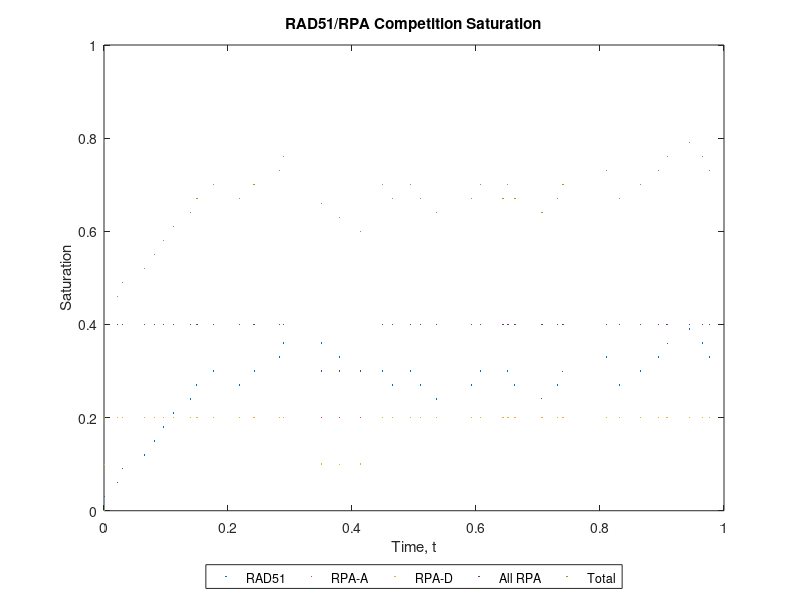

Recreate this plot in MATLAB.
clearvars
close all;

% This is the new model for the competition between RPA and RAD51
% nucleoproteins on ssDNA. It utilizes the Direct Gillespie Algorithm and
% tracks various saturations of the DNA lattice over time. RPA is split
% into two segments, A(which has a very strong affinity for ssDNA) and D
% (which has a lower affinity for ssDNA). Both proteins can bind and unbind
% whenever as long as there are available locations for it.

N = 100;   %length of ssDNA lattice
% RAD51 Parameters
RAD51 = 51; %value that will be stored on lattice to represent bound RAD51
n_RAD51 = 3;    %length of RAD51 protein
L_RAD51_Total = 2;  %total concentration of RAD51 in solution
Percent_M_RAD51 = 1;    %percentage of RAD51 solution which is monomers
w_RAD51 = 1;    %cooperativity parameter for RAD51
k_on_RAD51 = 1;     %kinetic rate constant for RAD51 binding to ssDNA
k_off_RAD51 = 1;    %kinetic rate constant for RAD51 dissociating from ssDNA

L_RAD51_M = L_RAD51_Total*Percent_M_RAD51;  %calculates concentration of RAD51 monomers
L_RAD51_D = L_RAD51_Total-L_RAD51_M;    %calculates concentration of RAD51 dimers

% RPA Parameters
RPA_A = 1;  %value to represent A piece of RPA on lattice
RPA_D = 3;  %value to represent D piece of RPA on lattice
n_A = 10;   %length of A component of RPA
n_D = 10;   %length of D component of RPA
L_RPA = 1;  %concentration of RPA in solution
w_RPA = 1;  %cooperativity parameter of RPA (for macroscopic binding)
k_on_RPAa = 10; %kinetic rate constant for RPA-A binding to ssDNA
k_on_RPAd = 8;  %kinetic rate constant for RPA-D binding to ssDNA
k_off_RPAa = 1; %kinetic rate constant for RPA-A dissociating from ssDNA
k_off_RPAd = 1; %kinetic rate constant for RPA-D dissociating from ssDNA

n_RPA = sum([n_A,n_D]);   %calculates total length of RPA molecule
%%%%%%%%%%%%%%%%%%%%%%%%%%%%%%%%%%%%%%%%%%%%%%%%%%%%%%%%%%%%%%%%%%%%%%%%%%%
% Memory Allocation
DNA = zeros(2,N);   %array to represent DNA
                    %top row is used to store locations of hinged open RPA-D
                    %bottom row actually represents the DNA itself
RAD51_Mon_BoundAtSpot = zeros(1,N); %array used to record where RAD51 Monomers are bound
RAD51_Dim_BoundAtSpot = zeros(1,N); %array used to record where RAD51 Dimers are bound on the lattice
RPA_A_BoundAtSpot = zeros(1,N); %array to record where RPA-A is actively bound
RPA_D_BoundAtSpot = zeros(1,N); %array to record where RPA-D is actively bound
RPA_D_HingedOpen = zeros(1,N);  %array to record where RPA-D is microscopically dissociated from lattice
MaxTime = 1;  %maximum time the simulation runs to
LocationHistory = zeros(14,1);  %Matrix used to store locations of all events. Same order as Full_Propensity

% Initial Values
t(1) = 0;   %initial time is zero
FracCover_RAD51(1) = 0; %initially no RAD51 is on the lattice
FracCover_RPA_A(1) = 0; %initially empty lattice
FracCover_RPA_D(1) = 0; %initially empty lattice
FracCover_RPA(1) = 0;   %initially no RPA on the lattice
FracCover_Total(1) = 0; %initially the lattice is empty
x_Bound_RAD51_M(1) = 0; %initially 0 RAD51 Monomers bound to lattice
x_Bound_RAD51_D(1) = 0; %initially 0 RAD51 Dimers bound to lattice
x_Bound_RPA_A(1) = 0;   %initially 0 RPA molecules bound to lattice
x_Bound_RPA_D(1) = 0;   %initially 0 RPA molecules bound to lattice
%%%%%%%%%%%%%%%%%%%%%%%%%%%%%%%%%%%%%%%%%%%%%%%%%%%%%%%%%%%%%%%%%%%%%%%%%%%

Event_Count = 0;    %counts how many events happen within the simulation
while max(t) <= MaxTime
    Event_Count = Event_Count+1;    %advances event counter
    
%%%%%%%%%%%%%%%%%%%%%%%%%%%%%%%%%%%%%%%%%%%%%%%%%%%%%%%%%%%%%%%%%%%%%%%%%%%
    SearchVars1 = {'Gap_Left','Gap_Right','Gap_Size','RAD51_M_Available_Gap_Edges','RAD51_D_Available_Gap_Edges','RPA_Available_Gap_Edges','RAD51_Mon_DC','RAD51_Dim_DC','RPA_DC','RAD51_Mon_SC','RAD51_Dim_SC','RPA_SC'};    %variables used in Search Process
    SearchVars2 = {'Gap_Size_RAD51_M','RAD51_M_Available_I_Gap_Edges','Gap_Size_RAD51_D','RAD51_D_Available_I_Gap_Edges','Gap_Size_RPA','RPA_Available_I_Gap_Edges','RAD51_Filament_Edges','RAD51_Filament_Lengths','RAD51_D_Filament_Locations','RAD51_D_Filament_Lengths','Monomers_per_Dimer_Filament'};    %more search variables
    clear SearchVars1;   %clear all search variables that would otherwise overlap
    clear SearchVars2;   %clear all search variables that would otherwise overlap
    
    Gap_Left = find(diff([1 DNA(2,:) 1])<0 & diff([1 DNA(2,:) 1]) ~= RPA_A-RPA_D & diff([1 DNA(2,:) 1]) ~=RPA_D-RAD51 & diff([1 DNA(2,:) 1]) ~= RPA_A-RAD51);    %left most available location of all gaps on lattice
    Gap_Right = find(diff([1 DNA(2,:) 1])>0 & diff([1 DNA(2,:) 1]) ~= RPA_D-RPA_A & diff([1 DNA(2,:) 1]) ~= RAD51-RPA_D & diff([1 DNA(2,:) 1]) ~= RAD51-RPA_A)-1; %right most available location of all gaps on lattice
    Gap_Size = (Gap_Right-Gap_Left)+1;    %calculates the size of each gap
    
    RAD51_M_Available_Gap_Edges = [Gap_Left(Gap_Size >= n_RAD51);Gap_Right(Gap_Size >= n_RAD51)];   %lists the left (1st row) and right (2nd row) edges
                                                                                                    %of gaps large enough for RAD51 monomers
    RAD51_D_Available_Gap_Edges = [Gap_Left(Gap_Size >= 2*n_RAD51);Gap_Right(Gap_Size >= 2*n_RAD51)];   %lists the left (1st row) and right (2nd row) edges
                                                                                                        %of gaps large enough for RAD51 dimers
    RPA_Available_Gap_Edges = [Gap_Left(Gap_Size >= n_RPA);Gap_Right(Gap_Size >= n_RPA)];   %lists left (1st row) and right (2nd row) edges of gaps
                                                                                            %large enough for an RPA protein to bind
    
    %Doubly Contiguous Search - Easiest
    RAD51_Mon_DC = Gap_Left(Gap_Size == n_RAD51 & Gap_Left > 1 & Gap_Left < N-(n_RAD51-1));   %all available RAD51 Mon. DC sites
    RAD51_Dim_DC = Gap_Left(Gap_Size == 2*n_RAD51 & Gap_Left > 1 & Gap_Left < N-(2*n_RAD51-1)); %all available RAD51 Dim. DC sites
    RPA_DC = Gap_Left(Gap_Size == n_RPA & Gap_Left > 1 & Gap_Left < N-(n_RPA-1));   %all available RPA DC sites
   
    %Singly Contiguous Search
    RAD51_Mon_SC = unique([RAD51_M_Available_Gap_Edges(1,:),RAD51_M_Available_Gap_Edges(2,:)-(n_RAD51-1)]); %position of all locations at the edges of gaps available for RAD51 Mon.
    RAD51_Mon_SC(ismember(RAD51_Mon_SC,RAD51_Mon_DC)) = [];     %clears location if it's already been recorded as a DC location
    if DNA(2,n_RAD51+1) ~= RAD51    %if the first location isn't SC...
        RAD51_Mon_SC(RAD51_Mon_SC == 1) = [];   %...clear it
    end
    if DNA(2,N-(n_RAD51-1)-1) ~= RAD51       %if the final available location on lattice isn't SC...
        RAD51_Mon_SC(RAD51_Mon_SC == N-(n_RAD51-1)) = [];   %...clear it
    end
    RAD51_Dim_SC = unique([RAD51_D_Available_Gap_Edges(1,:),RAD51_D_Available_Gap_Edges(2,:)-(2*n_RAD51-1)]);   %positions of all locations at the edges of gaps available for RAD51 Dim.
    RAD51_Dim_SC(ismember(RAD51_Dim_SC,RAD51_Dim_DC)) = [];     %clears locations that have already been counted as a DC location
    if DNA(2,2*n_RAD51+1) ~= RAD51    %if the first location isn't SC...
        RAD51_Dim_SC(RAD51_Dim_SC == 1) = [];   %...clear it
    end
    if DNA(2,N-(2*n_RAD51-1)-1) ~= RAD51       %if the final available location on lattice isn't SC...
        RAD51_Dim_SC(RAD51_Dim_SC == N-(2*n_RAD51-1)) = [];   %...clear it
    end
    RPA_SC = unique([RPA_Available_Gap_Edges(1,:),RPA_Available_Gap_Edges(2,:)-(n_RPA-1)]);   %positions of all locations at the edges of gaps available for RPA
    RPA_SC(ismember(RPA_SC,RPA_DC)) = [];     %clears locations that have already been counted as a DC location
    if DNA(2,n_RPA+1) ~= RPA_A   %if the first location isn't SC...
        RPA_SC(RPA_SC == 1) = [];   %...clear it
    end
    if DNA(2,N-(n_RPA-1)-1) ~= RPA_D       %if the final available location on lattice isn't SC...
        RPA_SC(RPA_SC == N-(n_RPA-1)) = [];   %...clear it
    end
    
    %Isolated Search
    RAD51_Mon_I = [];   %initializes an empty array for RAD51 monomer isolated available sites
    Gap_Size_RAD51_M = Gap_Size(Gap_Size > n_RAD51);    %gap sizes of gaps large enough for a RAD51 monomer to bind
    RAD51_M_Available_I_Gap_Edges = RAD51_M_Available_Gap_Edges(:,ismember(Gap_Size_RAD51_M,Gap_Size));  %lists of gap edges (left = 1st row, right = 2nd row) that are large enough for any isolated binding
    for a = 1:length(RAD51_M_Available_I_Gap_Edges(1,:))
        RAD51_Mon_I = [RAD51_Mon_I, RAD51_M_Available_I_Gap_Edges(1,a)+1:1:RAD51_M_Available_I_Gap_Edges(2,a)-n_RAD51]; %adds sequential locations that are isolated locations available for RAD51 Mon
    end
%     if DNA(2,n_RAD51+1) == 0   %if left end of lattice isn't SC...
%         RAD51_Mon_I = [1,RAD51_Mon_I];  %...add the first location to the list
%     end
%     if DNA(2,N-(n_RAD51+1)) == 0   %if the right end of the lattice isn't SC...
%         RAD51_Mon_I = [RAD51_Mon_I,N-(n_RAD51-1)];  %...add the last location to the list
%     end
    RAD51_Dim_I = [];   %initializes an empty array for RAD51 dimer isolated available sites
    Gap_Size_RAD51_D = Gap_Size(Gap_Size > 2*n_RAD51);    %gap sizes large enough for RAD51 Dimers
    RAD51_D_Available_I_Gap_Edges = RAD51_D_Available_Gap_Edges(:,ismember(Gap_Size_RAD51_D,Gap_Size));  %lists of gap edges (left = 1st row, right = 2nd row) that are large enough for any isolated binding
    for b = 1:length(RAD51_D_Available_I_Gap_Edges(1,:))
        RAD51_Dim_I = [RAD51_Dim_I, RAD51_D_Available_I_Gap_Edges(1,b)+1:1:RAD51_D_Available_I_Gap_Edges(2,b)-(2*n_RAD51)]; %adds sequential locations that are isolated locations available for RAD51 Dim
    end
%     if DNA(2,(2*n_RAD51)+1) == 0   %if left end of lattice isn't SC...
%         RAD51_Dim_I = [1,RAD51_Dim_I];  %...add the first location to the list
%     end
%     if DNA(2,N-(2*n_RAD51+1)) == 0   %if the right end of the lattice isn't SC...
%         RAD51_Dim_I = [RAD51_Dim_I,N-(2*n_RAD51-1)];  %...add the last location to the list
%     end
    RPA_I = [];   %initializes an empty array for RPA isolated available sites
    Gap_Size_RPA = Gap_Size(Gap_Size > n_RPA);  %gap sizes which are large enough for RPA isolated binding
    RPA_Available_I_Gap_Edges = RPA_Available_Gap_Edges(:,ismember(Gap_Size_RPA,Gap_Size));  %lists of gap edges (left = 1st row, right = 2nd row) that are large enough for any isolated binding
    for c = 1:length(RPA_Available_I_Gap_Edges(1,:))
        RPA_I = [RPA_I, RPA_Available_I_Gap_Edges(1,c)+1:1:RPA_Available_I_Gap_Edges(2,c)-n_RPA]; %adds sequential locations that are isolated locations available for RAD51 Mon
    end
%     if DNA(2,n_RPA+1) == 0   %if left end of lattice isn't SC...
%         RPA_I = [1,RPA_I];  %...add the first location to the list
%     end
%     if DNA(2,N-(n_RPA+1)) == 0   %if the right end of the lattice isn't SC...
%         RPA_I = [RPA_I,N-(n_RPA-1)];  %...add the last location to the list
%     end
    
    Populations = [numel(RAD51_Mon_I),numel(RAD51_Mon_SC),numel(RAD51_Mon_DC),numel(RAD51_Dim_I),numel(RAD51_Dim_SC),numel(RAD51_Dim_DC),numel(RPA_I),numel(RPA_SC),numel(RPA_DC)];
                %populations of the available locations listed in order
                % 1 - RAD51 Monomer Isolated
                % 2 - RAD51 Monomer Singly Contiguous
                % 3 - RAD51 Monomer Doubly Contiguous
                % 4 - RAD51 Dimer Isolated
                % 5 - RAD51 Dimer Singly Contiguous
                % 6 - RAD51 Dimer Doubly Contiguous
                % 7 - RPA Isolated
                % 8 - RPA Singly Contiguous
                % 9 - RPA Doubly Contiguous
                
    %RPA-D Availble Locations
    Free_for_RPA_D = [];    %initializes an array for where hinged open RPA-D can rebind to DNA
    for d = find(RPA_D_HingedOpen == 1)   %check each location where RPA-D is hinged open
        if DNA(2,d:d+(n_D-1)) == 0     %if no proteins are bound below hinged open RPA-D...
            Free_for_RPA_D = [Free_for_RPA_D,d];    %...adds location to store where RPA-D can rebind this event
        end
    end
    %Population of Bound Proteins
    x_Bound_RAD51_M(Event_Count) = numel(find(DNA(2,:) == RAD51))/n_RAD51;    %calculates how many RAD51 Monomers are actively bound to DNA
    x_Bound_RPA_A(Event_Count) = numel(find(DNA(2,:) == RPA_A))/n_A;    %calculates the number of bound RPA-A
    x_Bound_RPA_D(Event_Count) = numel(find(DNA(2,:) == RPA_D))/n_D;    %calculates the number of actively bound RPA-D
    %Search for RAD51 Dimers (Uses Filament Lengths)
    RAD51_Filament_Edges = [find(diff([0 DNA(2,:) 0]) == 51 | diff([0 DNA(2,:) 0]) == 50 | diff([0 DNA(2,:) 0]) == 48);find(diff([0 DNA(2,:) 0]) == -51 | diff([0 DNA(2,:) 0]) == -50 | diff([0 DNA(2,:) 0]) == -48)-1];  %edges of RAD51 filaments (left = 1st row; right = 2nd row)
    RAD51_Filament_Lengths = RAD51_Filament_Edges(2,:)-RAD51_Filament_Edges(1,:)+1; %length of each RAD51 Filament on the lattice
    RAD51_D_Filament_Locations = RAD51_Filament_Edges(1,RAD51_Filament_Lengths > n_RAD51);  %location of all filaments which contain a dimer
    RAD51_D_Filament_Lengths = RAD51_Filament_Lengths(RAD51_Filament_Lengths > n_RAD51);   %length of RAD51 filaments which contain a dimer
    Monomers_per_Dimer_Filament = RAD51_D_Filament_Lengths./n_RAD51;    %number of monomers in each filament that contains a dimer
    Left_RAD51_Dimer_Filament = []; %initializes array to record locations of dimers in filaments
    if numel(RAD51_D_Filament_Locations) > 0   %if there are any filaments containing dimers...
        for e = 1:numel(RAD51_D_Filament_Locations)     %...check each one to add it to the list of dimer locations
            if RAD51_D_Filament_Lengths(e) == 2*n_RAD51    %if there's only one dimer in the filament...
                Left_RAD51_Dimer_Filament = [Left_RAD51_Dimer_Filament,RAD51_D_Filament_Locations(e)];  %...then record the location of that dimer   %...then record that there is a dimer bound at corresponding location
            else   %...otherwise we have to check each monomer location
                for f = 1:Monomers_per_Dimer_Filament(e)-1     %record that there's a possible dimer at each monomer location (except the last one)
                    Left_RAD51_Dimer_Filament = [Left_RAD51_Dimer_Filament,RAD51_D_Filament_Locations(e)+((f-1)*n_RAD51)];  %record location of the beginning of each dimer within the filament
                end
            end
        end
    end
    RAD51_Dim_BoundAtSpot(Left_RAD51_Dimer_Filament) = 1;   %records where all possible dimers are located
    x_Bound_RAD51_D(Event_Count) = numel(find(RAD51_Dim_BoundAtSpot == 1)); %number of RAD51 Dimers bound to lattice
%%%%%%%%%%%%%%%%%%%%%%%%%%%%%%%%%%%%%%%%%%%%%%%%%%%%%%%%%%%%%%%%%%%%%%%%%%%
    Macro_Propensity = [k_on_RAD51*L_RAD51_M,k_on_RAD51*L_RAD51_M*w_RAD51,k_on_RAD51*L_RAD51_M*(w_RAD51^2),k_on_RAD51*L_RAD51_D,k_on_RAD51*L_RAD51_D*w_RAD51,k_on_RAD51*L_RAD51_D*(w_RAD51^2),k_on_RPAa*L_RPA,k_on_RPAa*L_RPA*w_RPA,k_on_RPAa*(w_RPA^2)].*Populations;  %propensity functions for macroscopic reactions
    Unbinding_Propensity = [k_off_RAD51*x_Bound_RAD51_M(Event_Count),k_off_RAD51*x_Bound_RAD51_D(Event_Count),k_off_RPAa*x_Bound_RPA_A(Event_Count),k_off_RPAd*x_Bound_RPA_D(Event_Count)];   %propensity functions of unbinding reactions
                % 1 - RAD51 Monomer Unbinding
                % 2 - RAD51 Dimer Unbinding
                % 3 - RPA Macroscopically Dissociating
                % 4 - RPA-D Microscopically Dissociating
    Micro_Propensity = k_on_RPAd*numel(Free_for_RPA_D);   %propensity function for RPA-D rebinding (hinging closed)
    Full_Propensity = [Macro_Propensity, Unbinding_Propensity, Micro_Propensity];  %full listing of propensity functions for the simulation
                % 1 - RAD51 Monomer I Binding
                % 2 - RAD51 Monomer SC Binding
                % 3 - RAD51 Monomer DC Binding
                % 4 - RAD51 Dimer I Binding
                % 5 - RAD51 Dimer SC Binding
                % 6 - RAD51 Dimer DC Binding
                % 7 - RPA Macro I Binding
                % 8 - RPA Macro SC Binding
                % 9 - RPA Macro DC Binding
                % 10 - RAD51 Monomer Unbinding
                % 11 - RAD51 Dimer Unbinding
                % 12 - RPA Macro Dissociating
                % 13 - RPA-D Micro Dissociating
                % 14 - RPA-D Micro Binding
    
    a_0 = sum(Full_Propensity); %sum of all propensity functions
    Randoms = [rand,rand];  %random numbers for Monte Carlo step
    dt(Event_Count) = (1/a_0)*log(1/Randoms(1)); %time until next reaction occurs
    
    %Direct Method of Calculating which reaction is next to occur
    if Full_Propensity(1) > Randoms(2)*a_0     %RAD51 Monomer I Binding Occurs
        j(Event_Count) = 1;  %records which reaction occured
        RAD51_Mon_I_Bind_Spot = RAD51_Mon_I(randi(numel(RAD51_Mon_I)));    %selects random location to bind to that's available
        DNA(2,RAD51_Mon_I_Bind_Spot:RAD51_Mon_I_Bind_Spot+(n_RAD51-1)) = RAD51; %binds RAD51 monomer to DNA lattice
        RAD51_Mon_BoundAtSpot(RAD51_Mon_I_Bind_Spot) = 1;   %records that there is a protein bound at this location
        LocationHistory(1,Event_Count) = RAD51_Mon_I_Bind_Spot;   %stores location in LocationHistory
    elseif sum(Full_Propensity(1:2)) > Randoms(2)*a_0  %RAD51 Monomer SC Binding Occurs
        j(Event_Count) = 2; %records which reaction occured
        RAD51_Mon_SC_Bind_Spot = RAD51_Mon_SC(randi(numel(RAD51_Mon_SC)));  %selects random location to bind RAD51 to that's available for corresponding reaction
        DNA(2,RAD51_Mon_SC_Bind_Spot:RAD51_Mon_SC_Bind_Spot+(n_RAD51-1)) = RAD51;   %binds RAD51 monomer
        RAD51_Mon_BoundAtSpot(RAD51_Mon_SC_Bind_Spot) = 1;  %records that a RAD51 Mon. is bound here
        LocationHistory(2,Event_Count) = RAD51_Mon_SC_Bind_Spot;    %records location of the event
    elseif sum(Full_Propensity(1:3)) > Randoms(2)*a_0  %RAD51 Monomer DC Binding Occurs
        j(Event_Count) = 3; %records which reaction occured
        RAD51_Mon_DC_Bind_Spot = RAD51_Mon_DC(randi(numel(RAD51_Mon_DC)));  %selects random location for binding
        DNA(2,RAD51_Mon_DC_Bind_Spot:RAD51_Mon_DC_Bind_Spot+(n_RAD51-1)) = RAD51;   %binds RAD51 dimer to location
        RAD51_Mon_BoundAtSpot(RAD51_Mon_DC_Bind_Spot) = 1; %records where monomer of RAD51 is bound
        LocationHistory(3,Event_Count) = RAD51_Mon_DC_Bind_Spot;    %records where binding happened and when
    elseif sum(Full_Propensity(1:4)) > Randoms(2)*a_0  %RAD51 Dimer I Binding Occurs
        j(Event_Count) = 4; %records which reaction occured
        RAD51_Dim_I_Bind_Spot = RAD51_Dim_I(randi(numel(RAD51_Dim_I))); %selects random location for dimer binding
        DNA(2,RAD51_Dim_I_Bind_Spot:RAD51_Dim_I_Bind_Spot+(2*n_RAD51-1)) = RAD51;   %binds RAD51 dimer
        RAD51_Mon_BoundAtSpot([RAD51_Dim_I_Bind_Spot,RAD51_Dim_I_Bind_Spot+n_RAD51]) = 1;   %records location of each monomer in the dimer
        LocationHistory(4,Event_Count) = RAD51_Dim_I_Bind_Spot; %records where location happened with this event
    elseif sum(Full_Propensity(1:5)) > Randoms(2)*a_0  %RAD51 Dimer SC Binding Occurs
        j(Event_Count) = 5; %records which reaction occured
        RAD51_Dim_SC_Bind_Spot = RAD51_Dim_SC(randi(numel(RAD51_Dim_SC)));  %selects location for dimer binding
        DNA(2,RAD51_Dim_SC_Bind_Spot:RAD51_Dim_SC_Bind_Spot+(2*n_RAD51-1)) = RAD51; %binds dimer to location
        RAD51_Mon_BoundAtSpot([RAD51_Dim_SC_Bind_Spot,RAD51_Dim_SC_Bind_Spot+n_RAD51]) = 1; %reocrds location of each monomer part
        LocationHistory(5,Event_Count) = RAD51_Dim_SC_Bind_Spot;    %records where binding happened and which type of reaction
    elseif sum(Full_Propensity(1:6)) > Randoms(2)*a_0  %RAD51 Dimer DC Binding Occurs
        j(Event_Count) = 6; %records which reaction occured
        RAD51_Dim_DC_Bind_Spot = RAD51_Dim_DC(randi(numel(RAD51_Dim_DC)));  %selects location for dimer binding
        DNA(2,RAD51_Dim_DC_Bind_Spot:RAD51_Dim_DC_Bind_Spot+(2*n_RAD51-1)) = RAD51; %binds dimer to location
        RAD51_Mon_BoundAtSpot([RAD51_Dim_DC_Bind_Spot,RAD51_Dim_DC_Bind_Spot+n_RAD51]) = 1; %reocrds location of each monomer part
        LocationHistory(6,Event_Count) = RAD51_Dim_DC_Bind_Spot;    %records where binding happened and which type of reaction
    elseif sum(Full_Propensity(1:7)) > Randoms(2)*a_0  %RPA Macro I Binding Occurs
        j(Event_Count) = 7; %records which reaction occured
        RPA_Macro_I_Bind_Spot = RPA_I(randi(numel(RPA_I))); %chooses random location for RPA macro binding
        DNA(2,RPA_Macro_I_Bind_Spot:RPA_Macro_I_Bind_Spot+(n_A-1)) = RPA_A; %binds A part of RPA
        DNA(2,RPA_Macro_I_Bind_Spot+n_A:RPA_Macro_I_Bind_Spot+n_A+(n_D-1)) = RPA_D; %binds D component of RPA to lattice
        RPA_A_BoundAtSpot(RPA_Macro_I_Bind_Spot) = 1;   %records where A component is bound
        RPA_D_BoundAtSpot(RPA_Macro_I_Bind_Spot+n_A) = 1;  %records wehre D compoenet of RPA is bound
        LocationHistory(7,Event_Count) = RPA_Macro_I_Bind_Spot; %records where this reaction occured in this event
    elseif sum(Full_Propensity(1:8)) > Randoms(2)*a_0  %RPA Macro SC Binding Occurs
        j(Event_Count) = 8; %records which reaction occured
        RPA_Macro_SC_Bind_Spot = RPA_SC(randi(numel(RPA_SC))); %chooses random location for RPA macro binding
        DNA(2,RPA_Macro_SC_Bind_Spot:RPA_Macro_SC_Bind_Spot+(n_A-1)) = RPA_A; %binds A part of RPA
        DNA(2,RPA_Macro_SC_Bind_Spot+n_A:RPA_Macro_SC_Bind_Spot+n_A+(n_D-1)) = RPA_D; %binds D component of RPA to lattice
        RPA_A_BoundAtSpot(RPA_Macro_SC_Bind_Spot) = 1;   %records where A component is bound
        RPA_D_BoundAtSpot(RPA_Macro_SC_Bind_Spot+n_A) = 1;  %records wehre D compoenet of RPA is bound
        LocationHistory(8,Event_Count) = RPA_Macro_SC_Bind_Spot; %records where this reaction occured in this event
    elseif sum(Full_Propensity(1:9)) > Randoms(2)*a_0  %RPA Macro DC Binding Occurs
        j(Event_Count) = 9; %records which reaction occured
        RPA_Macro_DC_Bind_Spot = RPA_DC(randi(numel(RPA_DC))); %chooses random location for RPA macro binding
        DNA(2,RPA_Macro_DC_Bind_Spot:RPA_Macro_DC_Bind_Spot+(n_A-1)) = RPA_A; %binds A part of RPA
        DNA(2,RPA_Macro_DC_Bind_Spot+n_A:RPA_Macro_DC_Bind_Spot+n_A+(n_D-1)) = RPA_D; %binds D component of RPA to lattice
        RPA_A_BoundAtSpot(RPA_Macro_DC_Bind_Spot) = 1;   %records where A component is bound
        RPA_D_BoundAtSpot(RPA_Macro_DC_Bind_Spot+n_A) = 1;  %records wehre D compoenet of RPA is bound
        LocationHistory(9,Event_Count) = RPA_Macro_DC_Bind_Spot; %records where this reaction occured in this event
    elseif sum(Full_Propensity(1:10)) > Randoms(2)*a_0 %RAD51 Monomer Unbinding Occurs
        j(Event_Count) = 10; %records which reaction occured
        RAD51_Bound_Monomers = find(RAD51_Mon_BoundAtSpot == 1);    %list of all locations a RAD51 monomer is bound
        RAD51_M_Unbind_Spot = RAD51_Bound_Monomers(randi(numel(RAD51_Bound_Monomers))); %selects random monomer that will unbind
        DNA(2,RAD51_M_Unbind_Spot:RAD51_M_Unbind_Spot+(n_RAD51-1)) = 0; %unbinds the monomer
        RAD51_Mon_BoundAtSpot(RAD51_M_Unbind_Spot) = 0; %removes location from BountAtSpot
        LocationHistory(10,Event_Count) = RAD51_M_Unbind_Spot;  %records where this event occured
    elseif sum(Full_Propensity(1:11)) > Randoms(2)*a_0 %RAD51 Dimer Unbinding Occurs
        j(Event_Count) = 11; %records which reaction occured
        RAD51_Bound_Dimers = Left_RAD51_Dimer_Filament; %list of all locations where a dimer is bound
        RAD51_D_Unbind_Spot = RAD51_Bound_Dimers(randi(numel(RAD51_Bound_Dimers))); %randomly selects dimer to unbind from lattice
        DNA(2,RAD51_D_Unbind_Spot:RAD51_D_Unbind_Spot+(2*n_RAD51-1)) = 0;   %unbinds the dimer
        RAD51_Dim_BoundAtSpot(RAD51_D_Unbind_Spot) = 0; %removes location from BoundAtSpot (not necessary)
        LocationHistory(11,Event_Count) = RAD51_D_Unbind_Spot;  %records where this event occured
    elseif sum(Full_Propensity(1:12)) > Randoms(2)*a_0 %RPA Macro Dissociation
        j(Event_Count) = 12; %records which reaction occured
        RPA_Bound_Macro = find(RPA_A_BoundAtSpot == 1); %list of locations where RPA is macro. bound
        RPA_Macro_Unbind_Spot = RPA_Bound_Macro(randi(numel(RPA_Bound_Macro))); %selection of random RPA molecule to unbind
        DNA(2,RPA_Macro_Unbind_Spot:RPA_Macro_Unbind_Spot+(n_A-1)) = 0; %unbinds the A part of RPA
        if DNA(1,RPA_Macro_Unbind_Spot+n_A) == RPA_D  %if the D part of RPA is hinged open...
            DNA(1,RPA_Macro_Unbind_Spot+n_A:RPA_Macro_Unbind_Spot+n_A+n_D-1) = 0;   %...then clear that spot
            RPA_D_HingedOpen(RPA_Macro_Unbind_Spot+n_A) = 0;    %records that RPA is no longer hinged open here (it's not bound here at all)
        else
            DNA(2,RPA_Macro_Unbind_Spot+n_A:RPA_Macro_Unbind_Spot+n_A+n_D-1) = 0;   %otherwise clear the bound D part of RPA
            RPA_D_BoundAtSpot(RPA_Macro_Unbind_Spot+n_A) = 0; %clear location of RPA-D from the BoundAtSpot array
        end
        RPA_A_BoundAtSpot(RPA_Macro_Unbind_Spot) = 0;   %clear location of unbinding from RPA_A_BoundAtSpot
        LocationHistory(12,Event_Count) = RPA_Macro_Unbind_Spot;    %record where this event occured at
    elseif sum(Full_Propensity(1:13)) > Randoms(2)*a_0 %RPA-D Micro Dissociation
        j(Event_Count) = 13; %records which reaction occured
        RPA_D_Bound = find(RPA_D_BoundAtSpot == 1); %all locations where RPA-D is bound to the lattice
        RPA_D_Micro_Unbind_Spot = RPA_D_Bound(randi(numel(RPA_D_Bound))); %random RPA-D to unbind (hinge open)
        DNA(2,RPA_D_Micro_Unbind_Spot:RPA_D_Micro_Unbind_Spot+(n_D-1)) = 0; %unbinds RPA-D from corresponding location
        DNA(1,RPA_D_Micro_Unbind_Spot:RPA_D_Micro_Unbind_Spot+(n_D-1)) = RPA_D; %stores RPA-D in top row of DNA to show that it's hinged open
        RPA_D_BoundAtSpot(RPA_D_Micro_Unbind_Spot) = 0; %clears the recording of that RPA-D part being bound there
        RPA_D_HingedOpen(RPA_D_Micro_Unbind_Spot) = 1;  %records that the RPA-D is hinged open here
        LocationHistory(13,Event_Count) = RPA_D_Micro_Unbind_Spot;  %records where this reaction occured
    elseif sum(Full_Propensity(1:14)) > Randoms(2)*a_0 %RPA-D Micro Re-binding
        j(Event_Count) = 14; %records which reaction occured
        RPA_D_Micro_Bind_Spot = Free_for_RPA_D(randi(numel(Free_for_RPA_D)));  %random location where RPA-D can rebind (and will in this event)
        DNA(2,RPA_D_Micro_Bind_Spot:RPA_D_Micro_Bind_Spot+(n_D-1)) = RPA_D; %binds RPA-D to the DNA lattice
        DNA(1,RPA_D_Micro_Bind_Spot:RPA_D_Micro_Bind_Spot+(n_D-1)) = 0; %clears RPA-D from being hinged open
        RPA_D_BoundAtSpot(RPA_D_Micro_Bind_Spot) = 1;   %records that RPA-D is now bound to the DNA lattice
        LocationHistory(14,Event_Count) = RPA_D_Micro_Bind_Spot;    %records where this event occured
    end
    
    %Bug Checking - Finding Whole Proteins
    if numel(find(DNA(2,:) == RAD51))/n_RAD51 ~= round(numel(find(DNA(2,:) == RAD51))/n_RAD51)  %checks if there are an integer number of RAD51 proteins
        disp('ERROR: BROKEN RAD51');
        disp(['Last Reaction: ', num2str(j(end))]);
        break;
    elseif numel(find(DNA(2,:) == RPA_A))/n_A ~= round(numel(find(DNA(2,:) == RPA_A))/n_A)     %checks if there is an integer number of RPA-A bound
        disp('ERROR: BROKEN RPA-A');
        disp(['Last Reaction: ', num2str(j(end))]);
        break;
    elseif numel(find(DNA(2,:) == RPA_D))/n_D ~= round(numel(find(DNA(2,:) == RPA_D))/n_D)      %checks for an integer number of bound RPA_D
        disp('ERROR: BROKEN RPA-D (Bound)');
        disp(['Last Reaction: ', num2str(j(end))]);
        break;
    elseif numel(find(DNA(1,:) == RPA_D))/n_D ~= round(numel(find(DNA(1,:) == RPA_D))/n_D)      %checks for an integer number of hinged open RPA-D
        disp('ERROR: BROKEN RPA-D (Open)');
        disp(['Last Reaction: ', num2str(j(end))]);
        break;
    end
        
    t(Event_Count+1) = t(Event_Count)+dt(Event_Count);  %advance time according to time interval selected by Gillespie Algorithm
    FracCover_RAD51(Event_Count+1) = numel(find(DNA(2,:) == RAD51))/N; %RAD51 saturation of the DNA lattice after each event
    FracCover_RPA_A(Event_Count+1) = numel(find(DNA(2,:) == RPA_A))/N;  %saturation of RPA-A
    FracCover_RPA_D(Event_Count+1) = numel(find(DNA(2,:) == RPA_D))/N;  %saturation of RPA-D on the lattice
    FracCover_RPA(Event_Count+1) = sum([FracCover_RPA_A(Event_Count+1),FracCover_RPA_D(Event_Count+1)]);  %saturation of all parts of RPA
    FracCover_Total(Event_Count+1) = sum([FracCover_RAD51(Event_Count+1),FracCover_RPA(Event_Count+1)]);  %total saturation of the lattice (both RPA and RAD51)
end

figure(1);  %plots of saturation over time
scatter(t,FracCover_RAD51,1,'red','filled');    %RAD51 Saturation
hold on;
scatter(t,FracCover_RPA_A,1,'cyan','filled');   %RPA-A Saturation
scatter(t,FracCover_RPA_D,1,'blue','filled');   %RPA-D Saturation
scatter(t,FracCover_RPA,1,'magenta','filled');  %RPA Saturation
scatter(t,FracCover_Total,1,'black','filled');  %total protein saturation
xlabel('Time, t');
xlim([0 MaxTime]);
ylabel('Saturation');
ylim([0 1]);
title('RAD51/RPA Competition Saturation');
legend('RAD51','RPA-A','RPA-D','All RPA','Total','location','southoutside','orientation','horizontal');
box on;